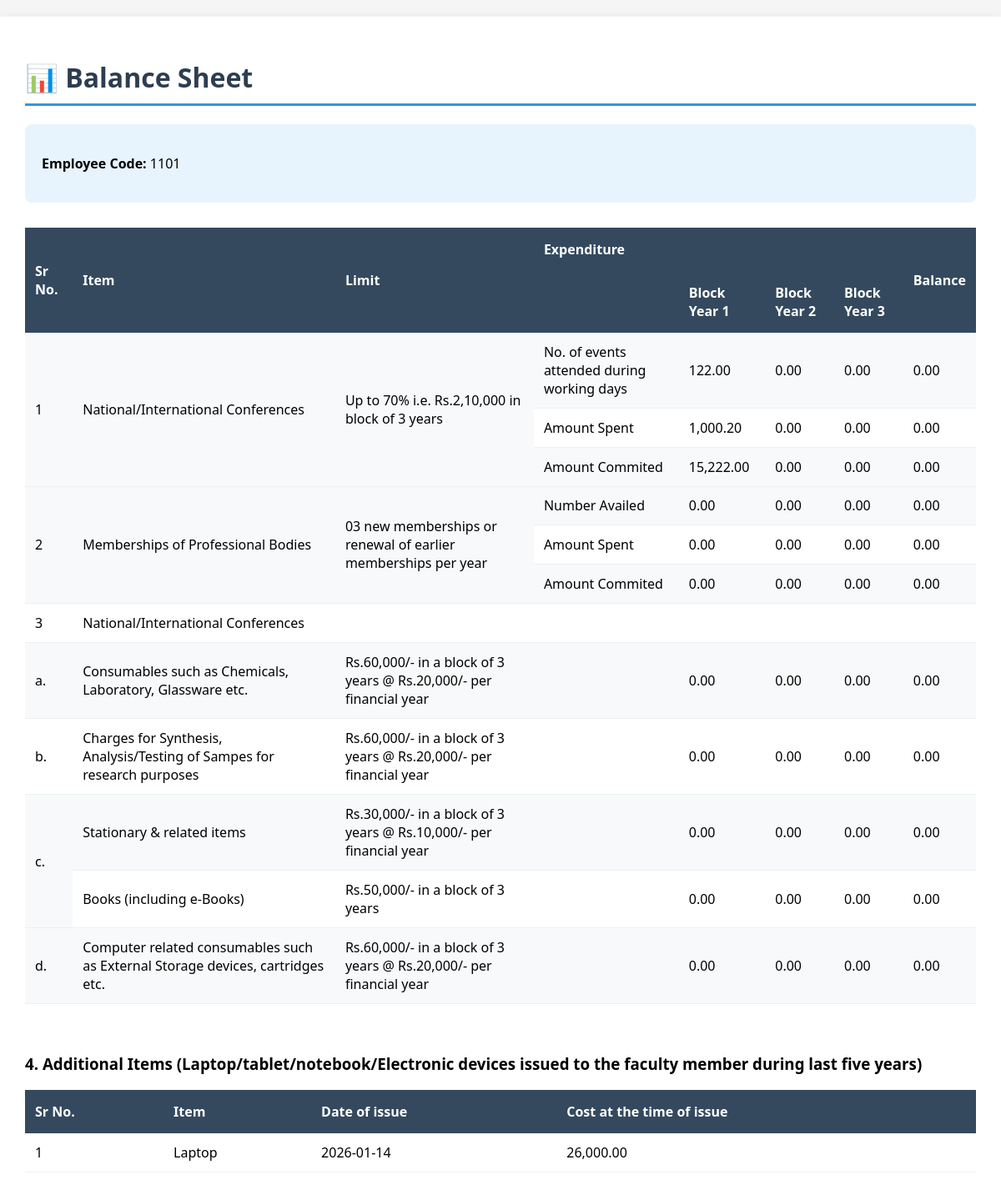
Page /views/balance_database.php?employee_code=1101 (signed in) on the committed database.
### tables this page shows
CREATE TABLE `fdx_expenditure_main` (
  `Sr. no` int(11) NOT NULL,
  `employee_code` int(11) DEFAULT NULL,
  `P1_Conferences_Y1_Num_Events` int(11) DEFAULT NULL,
  `P1_Conferences_Y1_Amt_Spent` decimal(10,2) DEFAULT NULL,
  `P1_Conferences_Y1_Amt_Committed` decimal(10,2) DEFAULT NULL,
  `P1_Conferences_Y1_Balance` decimal(10,2) DEFAULT NULL,
  `P1_Conferences_Y2_Num_Events` int(11) DEFAULT NULL,
  `P1_Conferences_Y2_Amt_Spent` decimal(10,2) DEFAULT NULL,
  `P1_Conferences_Y2_Amt_Committed` decimal(10,2) DEFAULT NULL,
  `P1_Conferences_Y2_Balance` decimal(10,2) DEFAULT NULL,
  `P1_Conferences_Y3_Num_Events` int(11) DEFAULT NULL,
  `P1_Conferences_Y3_Amt_Spent` decimal(10,2) DEFAULT NULL,
  `P1_Conferences_Y3_Amt_Committed` decimal(10,2) DEFAULT NULL,
  `P1_Conferences_Y3_Balance` decimal(10,2) DEFAULT NULL,
  `P2_Membership_Y1_Num_Availed` int(11) DEFAULT NULL,
  `P2_Membership_Y1_Amt_Spent` decimal(10,2) DEFAULT NULL,
  `P2_Membership_Y1_Amt_Committed` decimal(10,2) DEFAULT NULL,
  `P2_Membership_Y1_Balance` decimal(10,2) DEFAULT NULL,
  `P2_Membership_Y2_Num_Availed` int(11) DEFAULT NULL,
  `P2_Membership_Y2_Amt_Spent` decimal(10,2) DEFAULT NULL,
  `P2_Membership_Y2_Amt_Committed` decimal(10,2) DEFAULT NULL,
  `P2_Membership_Y2_Balance` decimal(10,2) DEFAULT NULL,
  `P2_Membership_Y3_Num_Availed` int(11) DEFAULT NULL,
  `P2_Membership_Y3_Amt_Spent` decimal(10,2) DEFAULT NULL,
  `P2_Membership_Y3_Amt_Committed` decimal(10,2) DEFAULT NULL,
  `P2_Membership_Y3_Balance` decimal(10,2) DEFAULT NULL,
  `P3a_Consumables_Y1_Amt_Committed` decimal(10,2) DEFAULT NULL,
  `P3a_Consumables_Y2_Amt_Committed` decimal(10,2) DEFAULT NULL,
  `P3a_Consumables_Y3_Amt_Committed` decimal(10,2) DEFAULT NULL,
  `P3a_Consumables_Balance` decimal(10,2) DEFAULT NULL,
  `P3b_Synthesis_Testing_Y1_Amt_Committed` decimal(10,2) DEFAULT NULL,
  `P3b_Synthesis_Testing_Y2_Amt_Committed` decimal(10,2) DEFAULT NULL,
  `P3b_Synthesis_Testing_Y3_Amt_Committed` decimal(10,2) DEFAULT NULL,
  `P3b_Synthesis_Testing_Balance` decimal(10,2) DEFAULT NULL,
  `P3c_i_Stationary_Y1_Amt_Committed` decimal(10,2) DEFAULT NULL,
  `P3c_i_Stationary_Y2_Amt_Committed` decimal(10,2) DEFAULT NULL,
  `P3c_i_Stationary_Y3_Amt_Committed` decimal(10,2) DEFAULT NULL,
  `P3c_i_Stationary_Balance` decimal(10,2) DEFAULT NULL,
  `P3c_ii_Books_Y1_Amt_Committed` decimal(10,2) DEFAULT NULL,
  `P3c_ii_Books_Y2_Amt_Committed` decimal(10,2) DEFAULT NULL,
  `P3c_ii_Books_Y3_Amt_Committed` decimal(10,2) DEFAULT NULL,
  `P3c_ii_Books_Balance` decimal(10,2) DEFAULT NULL,
  `P3d_Computer_Consumables_Y1_Amt_Committed` double(10,2) DEFAULT NULL,
  `P3d_Computer_Consumables_Y2_Amt_Committed` decimal(10,2) DEFAULT NULL,
  `P3d_Computer_Consumables_Y3_Amt_Committed` decimal(10,2) DEFAULT NULL,
  `P3d_Computer_Consumables_Balance` decimal(10,2) DEFAULT NULL,
  `Created_At` timestamp NOT NULL DEFAULT current_timestamp(),
  `Updated_At` timestamp NOT NULL DEFAULT current_timestamp() ON UPDATE current_timestamp()
);

CREATE TABLE `fdx_electronic_devices` (
  `Device_ID` int(11) NOT NULL,
  `employee_code` int(11) NOT NULL,
  `S_No` varchar(10) NOT NULL,
  `Item_Description` varchar(255) NOT NULL,
  `Date_of_Issue` date DEFAULT NULL,
  `Cost_at_Time_of_Issue` decimal(10,2) DEFAULT NULL,
  `Created_At` timestamp NOT NULL DEFAULT current_timestamp(),
  `Updated_At` timestamp NOT NULL DEFAULT current_timestamp() ON UPDATE current_timestamp()
);

### views/balance_database.php (the view, shortened to what this page needs)
<?php
include_once '../config/db.php';
$search_employee_code = $_POST['employee_code'] ?? $_GET['employee_code'] ?? '';
$results = [];
if ($search_employee_code) {
    $stmt = $conn->prepare("SELECT * FROM fdx_expenditure_main WHERE employee_code LIKE ? ");
    $search_param = "%$search_employee_code%";
    $stmt->bind_param("s", $search_param);
    $stmt->execute();
    $results = $stmt->get_result()->fetch_all(MYSQLI_ASSOC);
}
$results1 = [];
if ($search_employee_code) {
    $stmt = $conn->prepare("SELECT * FROM fdx_electronic_devices WHERE employee_code LIKE ? ");
    $search_param = "%$search_employee_code%";
    $stmt->bind_param("s", $search_param);
    $stmt->execute();
    $results1 = $stmt->get_result()->fetch_all(MYSQLI_ASSOC);
}
?>
<!DOCTYPE html>
<html lang="en">
<head>
</head>
<body>
    <div class="container">
        <h1>📊 Balance Sheet</h1>
        <?php if ($results): ?>
            <div class="summary">
                <p><strong>Employee Code:</strong> <?= htmlspecialchars($search_employee_code); ?></p>
            </div>
        <?php endif; ?>
        <?php if ($results): ?>
            <div class="table-container">
                <table>
                    <thead>
                        <tr>
                            <th rowspan="2">Sr No.</th>
                            <th rowspan="2">Item</th>
                            <th rowspan="2">Limit</th>
                            <th colspan="4">Expenditure</th>
                            <th rowspan="2">Balance</th>
                        </tr>
                        <tr>
                            <th></th>
                            <th>Block Year 1</th>
                            <th>Block Year 2</th>
                            <th>Block Year 3</th>
                        </tr>
                    </thead>
                    <tbody>
                        <?php foreach ($results as $record): ?>
                            <tr>
                                <tr>
                                    <td rowspan="3">1</td>
                                    <td rowspan="3">National/International Conferences</td>
                                    <td rowspan="3">Up to 70% i.e. Rs.2,10,000 in block of 3 years</td>
                                    <td>No. of events attended during working days</td>
                                    <td><?= number_format($record['P1_Conferences_Y1_Num_Events'], 2); ?></td>
                                    <td><?= number_format($record['P1_Conferences_Y2_Num_Events'], 2); ?></td>
                                    <td><?= number_format($record['P1_Conferences_Y3_Num_Events'], 2); ?></td>
                                    <td><?= number_format($record['P1_Conferences_Y1_Balance'], 2); ?></td>
                                </tr>
                                <tr>
                                    <td>Amount Spent</td>
                                    <td><?= number_format($record['P1_Conferences_Y1_Amt_Spent'], 2); ?></td>
                                    <td><?= number_format($record['P1_Conferences_Y2_Amt_Spent'], 2); ?></td>
                                    <td><?= number_format($record['P1_Conferences_Y3_Amt_Spent'], 2); ?></td>
                                    <td><?= number_format($record['P1_Conferences_Y2_Balance'], 2); ?></td>
                                </tr>
                                <tr>
                                    <td>Amount Commited</td>
                                    <td><?= number_format($record['P1_Conferences_Y1_Amt_Committed'], 2); ?></td>
                                    <td><?= number_format($record['P1_Conferences_Y2_Amt_Committed'], 2); ?></td>
                                    <td><?= number_format($record['P1_Conferences_Y3_Amt_Committed'], 2); ?></td>
                                    <td><?= number_format($record['P1_Conferences_Y3_Balance'], 2); ?></td>
                                </tr>
                            </tr>
                            <tr>
                                <tr>
                                    <td rowspan="3">2</td>
                                    <td rowspan="3">Memberships of Professional Bodies</td>
                                    <td rowspan="3">03 new memberships or renewal of earlier memberships per year</td>
                                    <td>Number Availed</td>
                                    <td><?= number_format($record['P2_Membership_Y1_Num_Availed'], 2); ?></td>
                                    <td><?= number_format($record['P2_Membership_Y2_Num_Availed'], 2); ?></td>
                                    <td><?= number_format($record['P2_Membership_Y3_Num_Availed'], 2); ?></td>
                                    <td><?= number_format($record['P2_Membership_Y1_Balance'], 2); ?></td>
                                </tr>
                                <tr>
                                    <td>Amount Spent</td>
                                    <td><?= number_format($record['P2_Membership_Y1_Amt_Spent'], 2); ?></td>
                                    <td><?= number_format($record['P2_Membership_Y2_Amt_Spent'], 2); ?></td>
                                    <td><?= number_format($record['P2_Membership_Y3_Amt_Spent'], 2); ?></td>
                                    <td><?= number_format($record['P2_Membership_Y2_Balance'], 2); ?></td>
                                </tr>
                                <tr>
                                    <td>Amount Commited</td>
                                    <td><?= number_format($record['P2_Membership_Y1_Amt_Committed'], 2); ?></td>
                                    <td><?= number_format($record['P2_Membership_Y2_Amt_Committed'], 2); ?></td>
                                    <td><?= number_format($record['P2_Membership_Y3_Amt_Committed'], 2); ?></td>
                                    <td><?= number_format($record['P2_Membership_Y3_Balance'], 2); ?></td>
                                </tr>
                            </tr>
                            <tr>
                                    <td >3</td>
                                    <td colspan="7">National/International Conferences</td>
                            </tr>
                            <tr>
                                    <td >a.</td>
                                    <td >Consumables such as Chemicals, Laboratory, Glassware etc.</td>
                                    <td >Rs.60,000/- in a block of 3 years @ Rs.20,000/- per financial year</td>
                                    <td ></td>
                                    <td><?= number_format($record['P3a_Consumables_Y1_Amt_Committed'], 2); ?></td>
                                    <td><?= number_format($record['P3a_Consumables_Y2_Amt_Committed'], 2); ?></td>
                                    <td><?= number_format($record['P3a_Consumables_Y3_Amt_Committed'], 2); ?></td>
                                    <td><?= number_format($record['P3a_Consumables_Balance'], 2); ?></td>
                            </tr>
                            <tr>
                                    <td >b.</td>
                                    <td >Charges for Synthesis, Analysis/Testing of Sampes for research purposes</td>
                                    <td >Rs.60,000/- in a block of 3 years @ Rs.20,000/- per financial year</td>
                                    <td ></td>
                                    <td><?= number_format($record['P3b_Synthesis_Testing_Y1_Amt_Committed'], 2); ?></td>
                                    <td><?= number_format($record['P3b_Synthesis_Testing_Y2_Amt_Committed'], 2); ?></td>
                                    <td><?= number_format($record['P3b_Synthesis_Testing_Y3_Amt_Committed'], 2); ?></td>
                                    <td><?= number_format($record['P3b_Synthesis_Testing_Balance'], 2); ?></td>
                            </tr>
                            <tr>
                                <td rowspan="2">c.</td>
                                    <td >Stationary & related items</td>
                                    <td >Rs.30,000/- in a block of 3 years @ Rs.10,000/- per financial year</td>
                                    <td ></td>
                                    <td><?= number_format($record['P3c_i_Stationary_Y1_Amt_Committed'], 2); ?></td>
                                    <td><?= number_format($record['P3c_i_Stationary_Y2_Amt_Committed'], 2); ?></td>
                                    <td><?= number_format($record['P3c_i_Stationary_Y3_Amt_Committed'], 2); ?></td>
                                    <td><?= number_format($record['P3c_i_Stationary_Balance'], 2); ?></td>
                                <tr>
                                        <td >Books (including e-Books)</td>
                                        <td >Rs.50,000/- in a block of 3 years </td>
                                        <td ></td>
                                        <td><?= number_format($record['P3c_ii_Books_Y1_Amt_Committed'], 2); ?></td>
                                        <td><?= number_format($record['P3c_ii_Books_Y2_Amt_Committed'], 2); ?></td>
                                        <td><?= number_format($record['P3c_ii_Books_Y3_Amt_Committed'], 2); ?></td>
                                        <td><?= number_format($record['P3c_ii_Books_Balance'], 2); ?></td>
                                </tr>
                            </tr>
                            <tr>
                                    <td >d.</td>
                                    <td >Computer related consumables such as External Storage devices, cartridges etc.</td>
                                    <td >Rs.60,000/- in a block of 3 years @ Rs.20,000/- per financial year</td>
                                    <td ></td>
                                    <td><?= number_format($record['P3d_Computer_Consumables_Y1_Amt_Committed'], 2); ?></td>
                                    <td><?= number_format($record['P3d_Computer_Consumables_Y2_Amt_Committed'], 2); ?></td>
                                    <td><?= number_format($record['P3d_Computer_Consumables_Y3_Amt_Committed'], 2); ?></td>
                                    <td><?= number_format($record['P3d_Computer_Consumables_Balance'], 2); ?></td>
                            </tr>
                        <?php endforeach; ?>
                    </tbody>
                </table>
            </div>
            <div class="table-container">
                <h3>4. Additional Items (Laptop/tablet/notebook/Electronic devices issued to the faculty member during last five years)</h3>
                <table>
                    <thead>
                        <tr>
                            <th >Sr No.</th>
                            <th >Item</th>
                            <th >Date of issue</th>
                            <th >Cost at the time of issue</th>
                        </tr>
                    </thead>
                    <tbody>
                        <?php foreach ($results1 as $record): ?>
                            <tr>
                                    <td><?= $record['S_No']; ?></td>
                                    <td><?= $record['Item_Description']; ?></td>
                                    <td><?= $record['Date_of_Issue']; ?></td>
                                    <td><?= number_format($record['Cost_at_Time_of_Issue'], 2); ?></td>
                            </tr>
                        <?php endforeach; ?>
                    </tbody>
                </table>
            </div>
        <?php endif; ?>
</body>
</html>

### views/balance_database.php (style rules this page uses)
body { font-family: 'Segoe UI', Tahoma, Geneva, Verdana, sans-serif; margin: 0; background: #f5f5f5; }
.container { max-width: 1400px; margin: 20px auto; background: white; padding: 30px; box-shadow: 0 5px 15px rgba(0,0,0,0.1); }
h1 { color: #2c3e50; border-bottom: 3px solid #3498db; padding-bottom: 10px; }
.table-container { overflow-x: auto; margin-top: 20px; }
table { width: 100%; border-collapse: collapse; margin-bottom: 20px; }
th { background: #34495e; color: white; padding: 15px 12px; text-align: left; font-weight: 600; position: sticky; top: 0; }
td { padding: 12px; border-bottom: 1px solid #ecf0f1; }
tr:nth-child(even) { background: #f8f9fa; }
.summary { background: #e8f4fd; padding: 20px; border-radius: 8px; margin-bottom: 30px; }

### rows in the picture
fdx_expenditure_main: P1_Conferences_Y1_Num_Events "122.00", P1_Conferences_Y2_Num_Events "0.00", P1_Conferences_Y3_Num_Events "0.00", P1_Conferences_Y1_Balance "0.00", P1_Conferences_Y1_Amt_Spent "1,000.20", P1_Conferences_Y2_Amt_Spent "0.00", P1_Conferences_Y3_Amt_Spent "0.00", P1_Conferences_Y2_Balance "0.00", P1_Conferences_Y1_Amt_Committed "15,222.00", P1_Conferences_Y2_Amt_Committed "0.00", P1_Conferences_Y3_Amt_Committed "0.00", P1_Conferences_Y3_Balance "0.00", P2_Membership_Y1_Num_Availed "0.00", P2_Membership_Y2_Num_Availed "0.00", P2_Membership_Y3_Num_Availed "0.00", P2_Membership_Y1_Balance "0.00", P2_Membership_Y1_Amt_Spent "0.00", P2_Membership_Y2_Amt_Spent "0.00", P2_Membership_Y3_Amt_Spent "0.00", P2_Membership_Y2_Balance "0.00", P2_Membership_Y1_Amt_Committed "0.00", P2_Membership_Y2_Amt_Committed "0.00", P2_Membership_Y3_Amt_Committed "0.00", P2_Membership_Y3_Balance "0.00", P3a_Consumables_Y1_Amt_Committed "0.00", P3a_Consumables_Y2_Amt_Committed "0.00", P3a_Consumables_Y3_Amt_Committed "0.00", P3a_Consumables_Balance "0.00", P3b_Synthesis_Testing_Y1_Amt_Committed "0.00", P3b_Synthesis_Testing_Y2_Amt_Committed "0.00", P3b_Synthesis_Testing_Y3_Amt_Committed "0.00", P3b_Synthesis_Testing_Balance "0.00", P3c_i_Stationary_Y1_Amt_Committed "0.00", P3c_i_Stationary_Y2_Amt_Committed "0.00", P3c_i_Stationary_Y3_Amt_Committed "0.00", P3c_i_Stationary_Balance "0.00", P3c_ii_Books_Y1_Amt_Committed "0.00", P3c_ii_Books_Y2_Amt_Committed "0.00", P3c_ii_Books_Y3_Amt_Committed "0.00", P3c_ii_Books_Balance "0.00", P3d_Computer_Consumables_Y1_Amt_Committed "0.00", P3d_Computer_Consumables_Y2_Amt_Committed "0.00", P3d_Computer_Consumables_Y3_Amt_Committed "0.00", P3d_Computer_Consumables_Balance "0.00"
fdx_electronic_devices: S_No "1", Item_Description "Laptop", Date_of_Issue "2026-01-14", Cost_at_Time_of_Issue "26,000.00"

### other values in the picture
$search_employee_code "1101"
